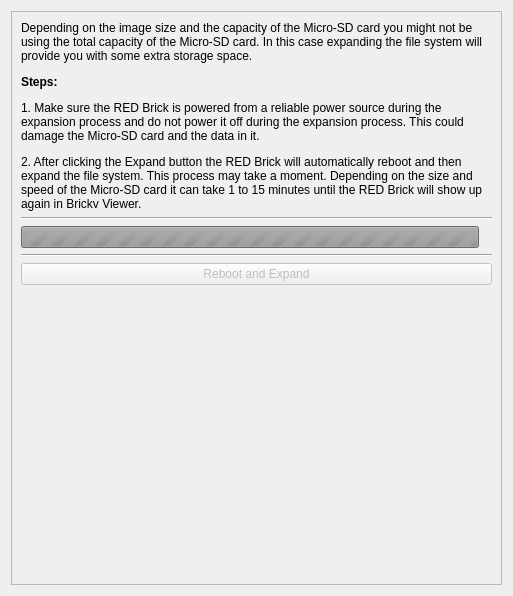
<?xml version="1.0" encoding="UTF-8"?>
<ui version="4.0">
 <class>REDTabSettingsFileSystem</class>
 <widget class="QWidget" name="REDTabSettingsFileSystem">
  <property name="geometry">
   <rect>
    <x>0</x>
    <y>0</y>
    <width>513</width>
    <height>596</height>
   </rect>
  </property>
  <property name="windowTitle">
   <string>Form</string>
  </property>
  <layout class="QVBoxLayout" name="verticalLayout_2">
   <item>
    <widget class="QScrollArea" name="scrollArea">
     <property name="widgetResizable">
      <bool>true</bool>
     </property>
     <widget class="QWidget" name="scrollAreaWidgetContents">
      <property name="geometry">
       <rect>
        <x>0</x>
        <y>0</y>
        <width>493</width>
        <height>576</height>
       </rect>
      </property>
      <layout class="QVBoxLayout" name="verticalLayout">
       <item>
        <layout class="QGridLayout" name="gridLayout_5">
         <item row="4" column="0">
          <widget class="Line" name="line_4">
           <property name="orientation">
            <enum>Qt::Horizontal</enum>
           </property>
          </widget>
         </item>
         <item row="2" column="0">
          <layout class="QHBoxLayout" name="horizontalLayout_13">
           <item>
            <widget class="QProgressBar" name="pbar_fs_capacity_utilization">
             <property name="enabled">
              <bool>false</bool>
             </property>
             <property name="maximum">
              <number>0</number>
             </property>
             <property name="value">
              <number>0</number>
             </property>
             <property name="alignment">
              <set>Qt::AlignCenter</set>
             </property>
             <property name="format">
              <string/>
             </property>
            </widget>
           </item>
           <item>
            <widget class="QLabel" name="label_pbar_fs_capacity_utilization">
             <property name="text">
              <string>&lt;capacity-utilization&gt;</string>
             </property>
            </widget>
           </item>
          </layout>
         </item>
         <item row="5" column="0">
          <widget class="QPushButton" name="pbutton_fs_expand">
           <property name="enabled">
            <bool>false</bool>
           </property>
           <property name="text">
            <string>Reboot and Expand</string>
           </property>
          </widget>
         </item>
         <item row="0" column="0">
          <widget class="QLabel" name="label_fs_expand_info">
           <property name="text">
            <string>&lt;html&gt;&lt;body&gt;&lt;p&gt;Depending on the image size and the capacity of the Micro-SD card you might not be using the total capacity of the Micro-SD card. In this case expanding the file system will provide you with some extra storage space. &lt;/p&gt;&lt;p&gt;&lt;b&gt;Steps:&lt;/b&gt;&lt;/p&gt;&lt;p&gt;1. Make sure the RED Brick is powered from a reliable power source during the expansion process and do not power it off during the expansion process. This could damage the Micro-SD card and the data in it. &lt;/p&gt;&lt;p&gt;2. After clicking the Expand button the RED Brick will automatically reboot and then expand the file system. This process may take a moment. Depending on the size and speed of the Micro-SD card it can take 1 to 15 minutes until the RED Brick will show up again in Brickv Viewer.&lt;/p&gt;&lt;/body&gt;&lt;/html&gt;</string>
           </property>
           <property name="alignment">
            <set>Qt::AlignLeading|Qt::AlignLeft|Qt::AlignTop</set>
           </property>
           <property name="wordWrap">
            <bool>true</bool>
           </property>
          </widget>
         </item>
         <item row="1" column="0">
          <widget class="Line" name="line">
           <property name="orientation">
            <enum>Qt::Horizontal</enum>
           </property>
          </widget>
         </item>
        </layout>
       </item>
       <item>
        <spacer name="verticalSpacer">
         <property name="orientation">
          <enum>Qt::Vertical</enum>
         </property>
         <property name="sizeHint" stdset="0">
          <size>
           <width>20</width>
           <height>0</height>
          </size>
         </property>
        </spacer>
       </item>
      </layout>
     </widget>
    </widget>
   </item>
  </layout>
 </widget>
 <tabstops>
  <tabstop>scrollArea</tabstop>
  <tabstop>pbutton_fs_expand</tabstop>
 </tabstops>
 <resources/>
 <connections/>
</ui>
